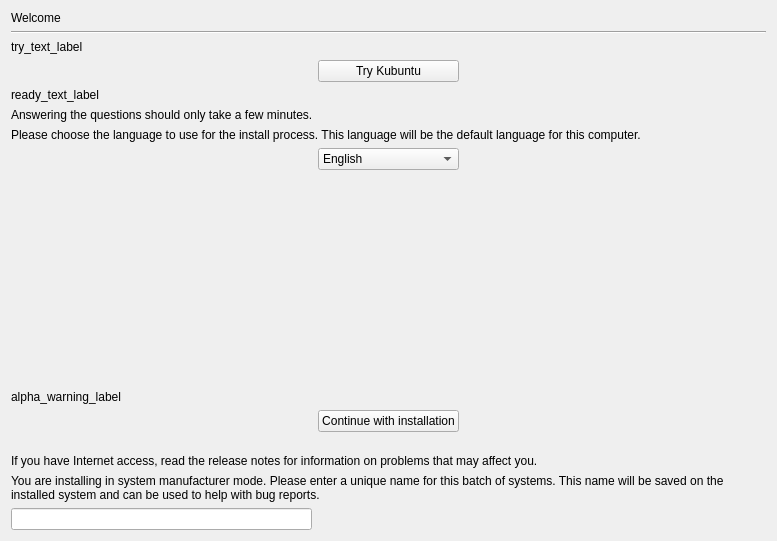
<?xml version="1.0" encoding="UTF-8"?>
<ui version="4.0">
 <class>language</class>
 <widget class="QWidget" name="language">
  <property name="geometry">
   <rect>
    <x>0</x>
    <y>0</y>
    <width>777</width>
    <height>541</height>
   </rect>
  </property>
  <property name="windowTitle">
   <string>Form</string>
  </property>
  <layout class="QGridLayout" name="gridLayout">
   <item row="0" column="0" colspan="3">
    <widget class="QLabel" name="welcome_heading_label">
     <property name="text">
      <string>Welcome</string>
     </property>
    </widget>
   </item>
   <item row="1" column="0" colspan="3">
    <widget class="Line" name="line_2">
     <property name="orientation">
      <enum>Qt::Horizontal</enum>
     </property>
    </widget>
   </item>
   <item row="4" column="0" colspan="3">
    <widget class="QLabel" name="ready_text_label">
     <property name="sizePolicy">
      <sizepolicy hsizetype="Preferred" vsizetype="Preferred">
       <horstretch>0</horstretch>
       <verstretch>0</verstretch>
      </sizepolicy>
     </property>
     <property name="text">
      <string>ready_text_label</string>
     </property>
     <property name="wordWrap">
      <bool>true</bool>
     </property>
    </widget>
   </item>
   <item row="8" column="0">
    <spacer name="horizontalSpacer_4">
     <property name="orientation">
      <enum>Qt::Horizontal</enum>
     </property>
     <property name="sizeHint" stdset="0">
      <size>
       <width>294</width>
       <height>20</height>
      </size>
     </property>
    </spacer>
   </item>
   <item row="8" column="1">
    <widget class="QComboBox" name="language_combobox">
     <property name="editable">
      <bool>false</bool>
     </property>
     <item>
      <property name="text">
       <string>English</string>
      </property>
     </item>
     <item>
      <property name="text">
       <string>Russian</string>
      </property>
     </item>
     <item>
      <property name="text">
       <string>Spanish</string>
      </property>
     </item>
     <item>
      <property name="text">
       <string>You get the point...</string>
      </property>
     </item>
    </widget>
   </item>
   <item row="8" column="2">
    <spacer name="horizontalSpacer_3">
     <property name="orientation">
      <enum>Qt::Horizontal</enum>
     </property>
     <property name="sizeHint" stdset="0">
      <size>
       <width>293</width>
       <height>20</height>
      </size>
     </property>
    </spacer>
   </item>
   <item row="9" column="1">
    <spacer name="verticalSpacer_11">
     <property name="orientation">
      <enum>Qt::Vertical</enum>
     </property>
     <property name="sizeHint" stdset="0">
      <size>
       <width>20</width>
       <height>238</height>
      </size>
     </property>
    </spacer>
   </item>
   <item row="14" column="0" colspan="3">
    <widget class="QLabel" name="oem_id_label">
     <property name="text">
      <string>You are installing in system manufacturer mode. Please enter a unique name for this batch of systems. This name will be saved on the installed system and can be used to help with bug reports.</string>
     </property>
     <property name="wordWrap">
      <bool>true</bool>
     </property>
    </widget>
   </item>
   <item row="15" column="0">
    <widget class="QLineEdit" name="oem_id_entry"/>
   </item>
   <item row="13" column="0" colspan="3">
    <widget class="QLabel" name="release_notes_label">
     <property name="text">
      <string>If you have Internet access, read the release notes for information on problems that may affect you.</string>
     </property>
     <property name="wordWrap">
      <bool>true</bool>
     </property>
    </widget>
   </item>
   <item row="2" column="0" colspan="3">
    <widget class="QLabel" name="try_text_label">
     <property name="text">
      <string>try_text_label</string>
     </property>
     <property name="wordWrap">
      <bool>true</bool>
     </property>
    </widget>
   </item>
   <item row="3" column="1">
    <widget class="QPushButton" name="try_ubuntu">
     <property name="text">
      <string>Try Kubuntu</string>
     </property>
    </widget>
   </item>
   <item row="5" column="0" colspan="3">
    <widget class="QLabel" name="duration_label">
     <property name="text">
      <string>Answering the questions should only take a few minutes.</string>
     </property>
     <property name="wordWrap">
      <bool>true</bool>
     </property>
    </widget>
   </item>
   <item row="7" column="0" colspan="3">
    <widget class="QLabel" name="select_language_label">
     <property name="text">
      <string>Please choose the language to use for the install process. This language will be the default language for this computer.</string>
     </property>
     <property name="wordWrap">
      <bool>true</bool>
     </property>
    </widget>
   </item>
   <item row="12" column="0" colspan="3">
    <spacer name="verticalSpacer">
     <property name="orientation">
      <enum>Qt::Vertical</enum>
     </property>
     <property name="sizeHint" stdset="0">
      <size>
       <width>20</width>
       <height>40</height>
      </size>
     </property>
    </spacer>
   </item>
   <item row="10" column="0" colspan="3">
    <widget class="QLabel" name="alpha_warning_label">
     <property name="text">
      <string>alpha_warning_label</string>
     </property>
     <property name="wordWrap">
      <bool>true</bool>
     </property>
    </widget>
   </item>
   <item row="11" column="1">
    <widget class="QPushButton" name="begin_install_button">
     <property name="text">
      <string>Continue with installation</string>
     </property>
    </widget>
   </item>
  </layout>
 </widget>
 <resources/>
 <connections/>
</ui>
